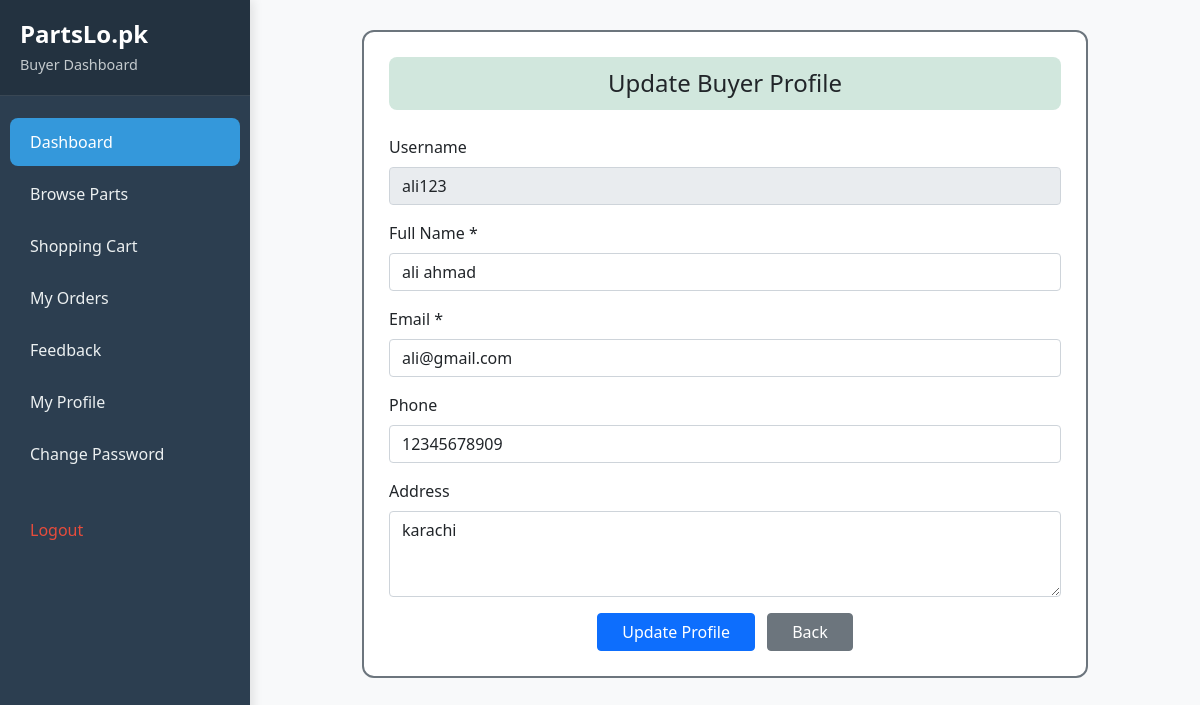
Screenshot of /buyer_update_profile.php (signed in) with the database file from the repository.
### tables this page shows
CREATE TABLE `users` (
  `id` int(11) NOT NULL,
  `username` varchar(50) NOT NULL,
  `email` varchar(100) NOT NULL,
  `password` varchar(255) NOT NULL,
  `full_name` varchar(100) NOT NULL,
  `phone` varchar(20) DEFAULT NULL,
  `address` text DEFAULT NULL,
  `user_type` enum('buyer','admin') NOT NULL,
  `created_at` timestamp NOT NULL DEFAULT current_timestamp()
);

### buyer_update_profile.php (the view, shortened to what this page needs)
<?php
include "config.php";
$user_id = $_SESSION['user_id'];
$stmt = $conn->prepare("SELECT username, email, full_name, phone, address FROM users WHERE id=?");
$stmt->bind_param("i", $user_id);
$stmt->execute();
$user = $stmt->get_result()->fetch_assoc();
?>
<!DOCTYPE html>
<html lang="en">
<head>
    <link href="https://cdn.jsdelivr.net/npm/bootstrap@5.0.2/dist/css/bootstrap.min.css" rel="stylesheet">
</head>
<body>
<?php include 'buyer_sidebar.php'; ?>
<div class="main-content">
    <div class="container" style="max-width: 750px;">
        <div class="profile-card">
            <h4>Update Buyer Profile</h4>
            <form method="post">
                <div class="mb-3">
                    <label class="form-label">Username</label>
                    <input type="text" class="form-control" value="<?= htmlspecialchars($user['username']) ?>" disabled>
                </div>
                <div class="mb-3">
                    <label class="form-label">Full Name *</label>
                    <input type="text" name="full_name" class="form-control" required
                           value="<?= htmlspecialchars($user['full_name']) ?>">
                </div>
                <div class="mb-3">
                    <label class="form-label">Email *</label>
                    <input type="email" name="email" class="form-control" required
                           value="<?= htmlspecialchars($user['email']) ?>">
                </div>
                <div class="mb-3">
                    <label class="form-label">Phone</label>
                    <input type="text" name="phone" class="form-control"
                           value="<?= htmlspecialchars($user['phone']) ?>">
                </div>
                <div class="mb-3">
                    <label class="form-label">Address</label>
                    <textarea name="address" class="form-control" rows="3"><?= htmlspecialchars($user['address']) ?></textarea>
                </div>
                <div class="text-center">
                    <button class="btn btn-primary px-4">Update Profile</button>
                    <a href="buyer_dashboard.php" class="btn btn-secondary px-4 ms-2">Back</a>
                </div>
            </form>
        </div>
    </div>
</div>
</body>
</html>

### buyer_update_profile.php (style rules this page uses)
body { background-color: #f8f9fa; }
.main-content { margin-left: 250px; padding: 30px; }
.profile-card { border: 2px solid #6c757d; border-radius: 12px; padding: 25px; background-color: #ffffff; }
.profile-card h4 { background-color: #d1e7dd; padding: 12px; border-radius: 8px; text-align: center; margin-bottom: 25px; }

### buyer_sidebar.php (style rules this page uses)
:root { --sidebar-width: 250px; --sidebar-bg: #2c3e50; --sidebar-color: #ecf0f1; --sidebar-active: #3498db; }

### rows the page displays
users: username "ali123", full_name "ali ahmad", email "ali@gmail.com", phone "12345678909", address "karachi"
